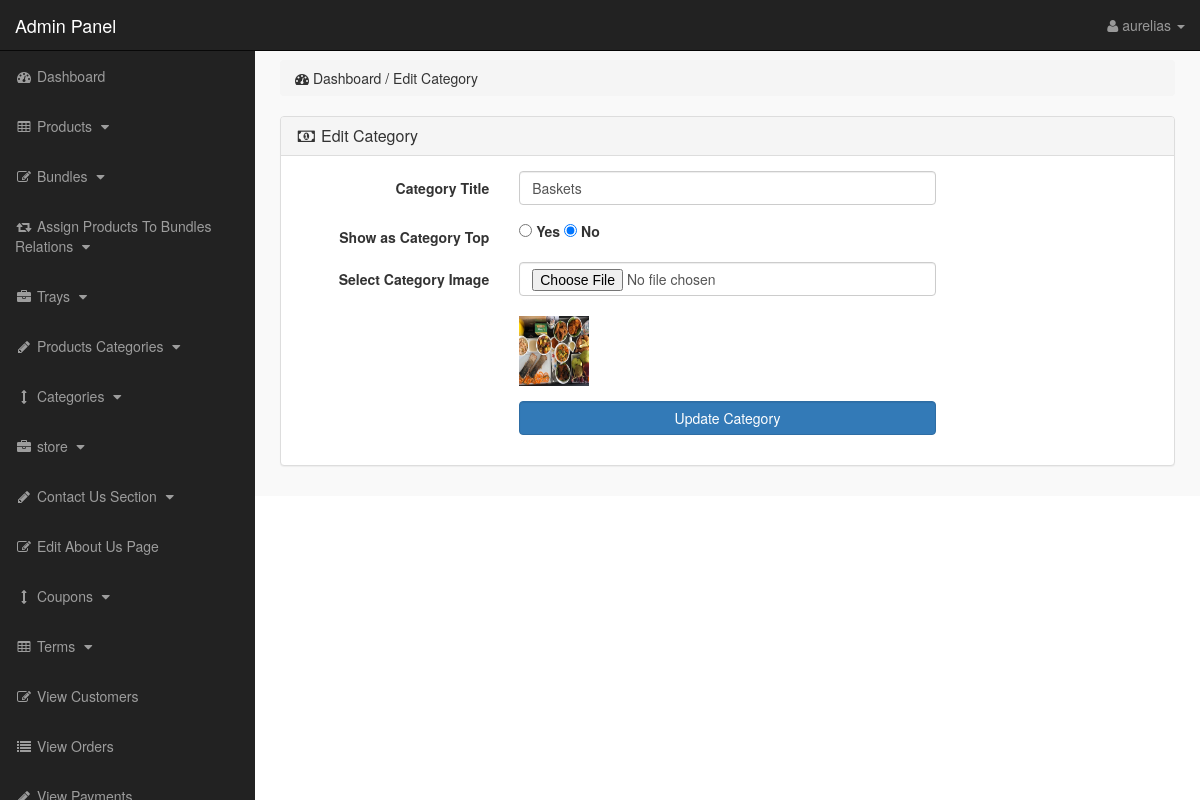
The page /admin_area/index.php?edit_cat=2 (signed in) on the database its author committed.
### tables this page shows
CREATE TABLE `categories` (
  `cat_id` int(10) NOT NULL,
  `cat_title` text NOT NULL,
  `cat_top` text NOT NULL,
  `cat_image` text NOT NULL
);

### admin_area/edit_cat.php (the view, shortened to what this page needs)
<?php
if(!isset($_SESSION['admin_email'])){
echo "<script>window.open('login.php','_self')</script>";
}
else {
?>
<?php
if(isset($_GET['edit_cat'])){
$edit_id = $_GET['edit_cat'];
$edit_cat = "select * from categories where cat_id='$edit_id'";
$run_edit = mysqli_query($con,$edit_cat);
$row_edit = mysqli_fetch_array($run_edit);
$c_title = $row_edit['cat_title'];
$c_top = $row_edit['cat_top'];
$c_image = $row_edit['cat_image'];
}
?>
<div class="row">
<div class="col-lg-12">
<ol class="breadcrumb">
<li>
<i class="fa fa-dashboard"></i> Dashboard / Edit Category
</li>
</ol>
</div>
</div>
<div class="row">
<div class="col-lg-12">
<div class="panel panel-default">
<div class="panel-heading">
<h3 class="panel-title">
<i class="fa fa-money fa-fw"></i> Edit Category
</h3>
</div>
<div class="panel-body">
<form class="form-horizontal" action="" method="post" enctype="multipart/form-data">
<div class="form-group">
<label class="col-md-3 control-label">Category Title</label>
<div class="col-md-6">
<input type="text" name="cat_title" class="form-control" value="<?php echo $c_title; ?>">
</div>
</div>
<div class="form-group">
<label class="col-md-3 control-label">Show as Category Top</label>
<div class="col-md-6">
<input type="radio" name="cat_top" value="yes"
<?php if($c_top == 'no'){}else{ echo "checked='checked'"; } ?>>
<label>Yes</label>
<input type="radio" name="cat_top" value="no"
<?php if($c_top == 'no'){ echo "checked='checked'"; }else{} ?>>
<label>No</label>
</div>
</div>
<div class="form-group">
<label class="col-md-3 control-label">Select Category Image</label>
<div class="col-md-6">
<input type="file" name="cat_image" class="form-control">
<br>
<img src="other_images/<?php echo $c_image; ?>" width="70" height="70" >
</div>
</div>
<div class="form-group">
<label class="col-md-3 control-label"></label>
<div class="col-md-6">
<input type="submit" name="update" value="Update Category" class="btn btn-primary form-control">
</div>
</div>
</form>
</div>
</div>
</div>
</div>
<?php } ?>

### admin_area/includes/sidebar.php (shortened to what this page needs)
<?php
if(!isset($_SESSION['admin_email'])){
echo "<script>window.open('login.php','_self')</script>";
}
else {
?>
<nav class="navbar navbar-inverse navbar-fixed-top" >
<div class="navbar-header" >
<a class="navbar-brand" href="index.php?dashboard" >Admin Panel</a>
</div>
<ul class="nav navbar-right top-nav" >
<li class="dropdown" >
<a href="#" class="dropdown-toggle" data-toggle="dropdown" >
<i class="fa fa-user" ></i>
<?php echo $admin_name; ?> <b class="caret" ></b>
</a>
</li>
</ul>
<div class="collapse navbar-collapse navbar-ex1-collapse">
<ul class="nav navbar-nav side-nav">
<li>
<a href="index.php?dashboard">
<i class="fa fa-fw fa-dashboard"></i> Dashboard
</a>
</li>
<li>
<a href="#" data-toggle="collapse" data-target="#products">
<i class="fa fa-fw fa-table"></i> Products
<i class="fa fa-fw fa-caret-down"></i>
</a>
</li>
<li>
<a href="#" data-toggle="collapse" data-target="#bundles">
<i class="fa fa-fw fa-edit"></i> Bundles
<i class="fa fa-fw fa-caret-down"></i>
</a>
</li>
<li>
<a href="#" data-toggle="collapse" data-target="#relations">
<i class="fa fa-fw fa-retweet"></i> Assign Products To Bundles Relations
<i class="fa fa-fw fa-caret-down"></i>
</a>
</li>
<li>
<a href="#" data-toggle="collapse" data-target="#manufacturers">
<i class="fa fa-fw fa-briefcase"></i> Trays
<i class="fa fa-fw fa-caret-down"></i>
</a>
</li>
<li>
<a href="#" data-toggle="collapse" data-target="#p_cat">
<i class="fa fa-fw fa-pencil"></i> Products Categories
<i class="fa fa-fw fa-caret-down"></i>
</a>
</li>
<li>
<a href="#" data-toggle="collapse" data-target="#cat">
<i class="fa fa-fw fa-arrows-v"></i> Categories
<i class="fa fa-fw fa-caret-down"></i>
</a>
</li>
<li>
<a href="#" data-toggle="collapse" data-target="#store">
<i class="fa fa-fw fa-briefcase"></i> store
<i class="fa fa-fw fa-caret-down"></i>
</a>
</li>
<li>
<a href="#" data-toggle="collapse" data-target="#contact_us">
<i class="fa fa-fw fa-pencil"> </i> Contact Us Section
<i class="fa fa-fw fa-caret-down"></i>
</a>
</li>
<li>
<a href="index.php?edit_about_us">
<i class="fa fa-fw fa-edit"></i> Edit About Us Page
</a>
</li>
<li>
<a href="#" data-toggle="collapse" data-target="#coupons">
<i class="fa fa-fw fa-arrows-v"></i> Coupons
<i class="fa fa-fw fa-caret-down"></i>
</a>
</li>
<li>
<a href="#" data-toggle="collapse" data-target="#terms" >
<i class="fa fa-fw fa-table"></i> Terms
<i class="fa fa-fw fa-caret-down"></i>
</a>
</li>
<li>
<a href="index.php?view_customers">
<i class="fa fa-fw fa-edit"></i> View Customers
</a>
</li>
<li>
<a href="index.php?view_orders">
<i class="fa fa-fw fa-list"></i> View Orders
</a>
</li>
<li>
<a href="index.php?view_payments">
<i class="fa fa-fw fa-pencil"></i> View Payments
</a>
</li>
</ul>
</div>
</nav>
<?php } ?>

### admin_area/css/style.css (style rules this page uses)
body { margin-top:100px; }
@media (min-width: 768px) { body { margin-top:50px; } }
.top-nav { padding:0 15px; }
.top-nav>li { display:inline-block; float:left; }
.top-nav>li>a { padding-top:15px; padding-bottom:15px; line-height:20px; color:#999; }
@media (min-width: 768px) { .side-nav { position:fixed; top:51px; width:255px; border-radius:0; overflow-y:auto; background-color: #222; bottom:0; overflow-x:hidden; padding-bottom:40px; } }
@media (min-width: 768px) { .side-nav>li>a { width:255px; } }
.panel-body { border-radius:5px; }

### rows shown on the page
categories: cat_title "Baskets", cat_top "☑", cat_image (picture)

### other values the page prints
$admin_name "aurelias"
